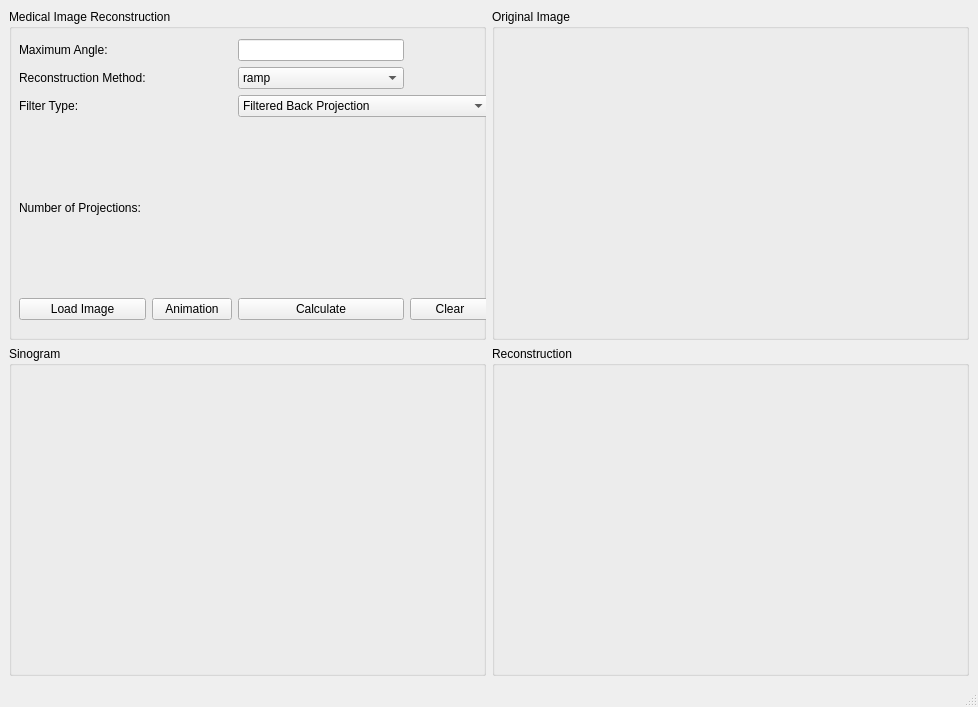
<?xml version="1.0" encoding="UTF-8"?>
<ui version="4.0">
 <class>MainWindow</class>
 <widget class="QMainWindow" name="MainWindow">
  <property name="geometry">
   <rect>
    <x>0</x>
    <y>0</y>
    <width>978</width>
    <height>707</height>
   </rect>
  </property>
  <property name="minimumSize">
   <size>
    <width>978</width>
    <height>707</height>
   </size>
  </property>
  <property name="windowTitle">
   <string>Medical Image Reconstruction</string>
  </property>
  <widget class="QWidget" name="centralwidget">
   <layout class="QGridLayout" name="gridLayout">
    <item row="0" column="1">
     <widget class="QGroupBox" name="groupBox_3">
      <property name="title">
       <string>Original Image</string>
      </property>
      <layout class="QGridLayout" name="gridLayout_6">
       <item row="0" column="1">
        <widget class="QLabel" name="imageLabel">
         <property name="maximumSize">
          <size>
           <width>453</width>
           <height>277</height>
          </size>
         </property>
         <property name="text">
          <string/>
         </property>
        </widget>
       </item>
      </layout>
     </widget>
    </item>
    <item row="1" column="1">
     <widget class="QGroupBox" name="groupBox_4">
      <property name="title">
       <string>Reconstruction</string>
      </property>
      <layout class="QGridLayout" name="gridLayout_5">
       <item row="0" column="0">
        <layout class="QVBoxLayout" name="reconsLayout"/>
       </item>
      </layout>
     </widget>
    </item>
    <item row="1" column="0">
     <widget class="QGroupBox" name="groupBox_2">
      <property name="title">
       <string>Sinogram</string>
      </property>
      <layout class="QGridLayout" name="gridLayout_3">
       <item row="0" column="0">
        <layout class="QVBoxLayout" name="sinogramLayout"/>
       </item>
      </layout>
     </widget>
    </item>
    <item row="0" column="0">
     <widget class="QGroupBox" name="groupBox">
      <property name="title">
       <string>Medical Image Reconstruction</string>
      </property>
      <widget class="QWidget" name="gridLayoutWidget">
       <property name="geometry">
        <rect>
         <x>10</x>
         <y>30</y>
         <width>471</width>
         <height>281</height>
        </rect>
       </property>
       <layout class="QGridLayout" name="gridLayout_2">
        <item row="3" column="0">
         <widget class="QLabel" name="projectionLabel">
          <property name="text">
           <string>Number of Projections:</string>
          </property>
         </widget>
        </item>
        <item row="2" column="2" colspan="2">
         <widget class="QComboBox" name="filterComboBox">
          <item>
           <property name="text">
            <string>Filtered Back Projection</string>
           </property>
          </item>
          <item>
           <property name="text">
            <string>SART</string>
           </property>
          </item>
         </widget>
        </item>
        <item row="2" column="0">
         <widget class="QLabel" name="filterLabel">
          <property name="text">
           <string>Filter Type:</string>
          </property>
         </widget>
        </item>
        <item row="3" column="2">
         <widget class="QLabel" name="projectionValue">
          <property name="text">
           <string/>
          </property>
         </widget>
        </item>
        <item row="4" column="2">
         <widget class="QPushButton" name="calculateButton">
          <property name="text">
           <string>Calculate</string>
          </property>
         </widget>
        </item>
        <item row="1" column="2">
         <widget class="QComboBox" name="methodComboBox">
          <item>
           <property name="text">
            <string>ramp</string>
           </property>
          </item>
          <item>
           <property name="text">
            <string>shepp-logan</string>
           </property>
          </item>
          <item>
           <property name="text">
            <string>cosine</string>
           </property>
          </item>
          <item>
           <property name="text">
            <string>hamming</string>
           </property>
          </item>
          <item>
           <property name="text">
            <string>hann</string>
           </property>
          </item>
         </widget>
        </item>
        <item row="4" column="3">
         <widget class="QPushButton" name="clearButton">
          <property name="text">
           <string>Clear</string>
          </property>
         </widget>
        </item>
        <item row="1" column="0">
         <widget class="QLabel" name="methodLabel">
          <property name="text">
           <string>Reconstruction Method:</string>
          </property>
         </widget>
        </item>
        <item row="0" column="0">
         <widget class="QLabel" name="maxLabel">
          <property name="text">
           <string>Maximum Angle:</string>
          </property>
         </widget>
        </item>
        <item row="4" column="1">
         <widget class="QPushButton" name="animationButton">
          <property name="text">
           <string>Animation</string>
          </property>
         </widget>
        </item>
        <item row="0" column="2">
         <widget class="QLineEdit" name="angleValue"/>
        </item>
        <item row="4" column="0">
         <widget class="QPushButton" name="loadButton">
          <property name="text">
           <string>Load Image</string>
          </property>
         </widget>
        </item>
       </layout>
      </widget>
     </widget>
    </item>
   </layout>
  </widget>
  <widget class="QMenuBar" name="menubar">
   <property name="geometry">
    <rect>
     <x>0</x>
     <y>0</y>
     <width>978</width>
     <height>17</height>
    </rect>
   </property>
  </widget>
  <widget class="QStatusBar" name="statusbar"/>
 </widget>
 <resources/>
 <connections/>
</ui>
